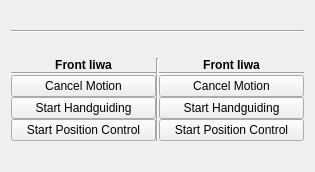
<?xml version="1.0" encoding="UTF-8"?>
<ui version="4.0">
 <class>IiwasManager</class>
 <widget class="QWidget" name="IiwasManager">
  <property name="geometry">
   <rect>
    <x>0</x>
    <y>0</y>
    <width>315</width>
    <height>172</height>
   </rect>
  </property>
  <property name="windowTitle">
   <string>Iiwas Manager</string>
  </property>
  <layout class="QVBoxLayout" name="verticalLayout">
   <item>
    <widget class="Line" name="hline_top">
     <property name="orientation">
      <enum>Qt::Horizontal</enum>
     </property>
    </widget>
   </item>
   <item>
    <layout class="QHBoxLayout" name="horizontalLayout">
     <property name="spacing">
      <number>0</number>
     </property>
     <property name="leftMargin">
      <number>0</number>
     </property>
     <property name="topMargin">
      <number>0</number>
     </property>
     <property name="rightMargin">
      <number>0</number>
     </property>
     <property name="bottomMargin">
      <number>0</number>
     </property>
     <item>
      <layout class="QVBoxLayout" name="iiwasFrontLayout">
       <item>
        <widget class="QLabel" name="front_label">
         <property name="sizePolicy">
          <sizepolicy hsizetype="Minimum" vsizetype="Fixed">
           <horstretch>0</horstretch>
           <verstretch>0</verstretch>
          </sizepolicy>
         </property>
         <property name="styleSheet">
          <string>font-weight: bold</string>
         </property>
         <property name="text">
          <string>Front Iiwa</string>
         </property>
         <property name="alignment">
          <set>Qt::AlignCenter</set>
         </property>
        </widget>
       </item>
       <item>
        <widget class="Line" name="hline">
         <property name="orientation">
          <enum>Qt::Horizontal</enum>
         </property>
        </widget>
       </item>
       <item>
        <widget class="QPushButton" name="cancel_f">
         <property name="text">
          <string>Cancel Motion</string>
         </property>
        </widget>
       </item>
       <item>
        <widget class="QPushButton" name="handguiding_f">
         <property name="text">
          <string>Start Handguiding</string>
         </property>
        </widget>
       </item>
       <item>
        <widget class="QPushButton" name="position_f">
         <property name="text">
          <string>Start Position Control</string>
         </property>
        </widget>
       </item>
      </layout>
     </item>
     <item>
      <widget class="Line" name="line">
       <property name="orientation">
        <enum>Qt::Vertical</enum>
       </property>
      </widget>
     </item>
     <item>
      <layout class="QVBoxLayout" name="iiwasBackLayout">
       <item>
        <widget class="QLabel" name="front_label">
         <property name="sizePolicy">
          <sizepolicy hsizetype="Minimum" vsizetype="Fixed">
           <horstretch>0</horstretch>
           <verstretch>0</verstretch>
          </sizepolicy>
         </property>
         <property name="styleSheet">
          <string>font-weight: bold</string>
         </property>
         <property name="text">
          <string>Front Iiwa</string>
         </property>
         <property name="alignment">
          <set>Qt::AlignCenter</set>
         </property>
        </widget>
       </item>
       <item>
        <widget class="Line" name="hline">
         <property name="orientation">
          <enum>Qt::Horizontal</enum>
         </property>
        </widget>
       </item>
       <item>
        <widget class="QPushButton" name="cancel_b">
         <property name="text">
          <string>Cancel Motion</string>
         </property>
        </widget>
       </item>
       <item>
        <widget class="QPushButton" name="handguiding_b">
         <property name="text">
          <string>Start Handguiding</string>
         </property>
        </widget>
       </item>
       <item>
        <widget class="QPushButton" name="position_b">
         <property name="text">
          <string>Start Position Control</string>
         </property>
        </widget>
       </item>
      </layout>
     </item>
    </layout>
   </item>
  </layout>
 </widget>
 <resources/>
 <connections/>
</ui>
